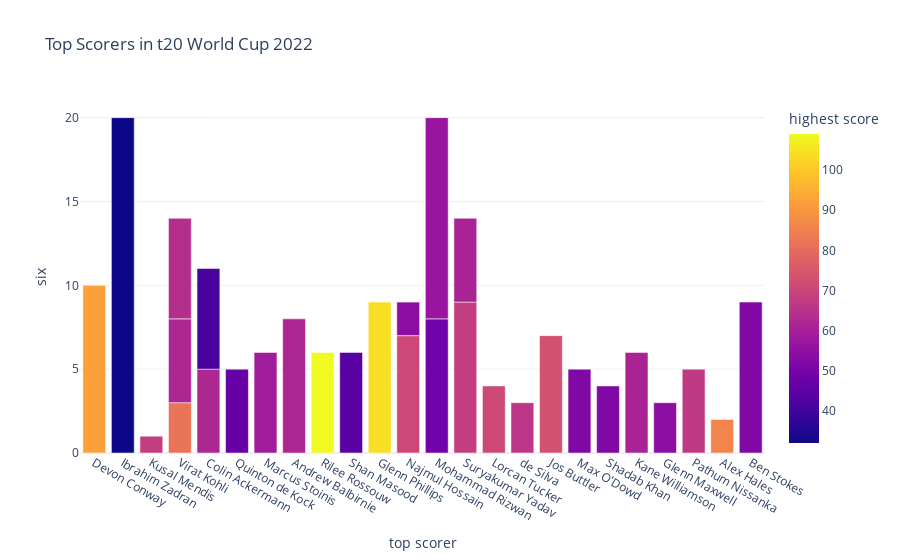

The notebook cell saved with this chart:
### Markdown cell above
the top scorers in the t20 world cup 2022:

### Code cell
figure = px.bar(data, 
                x=data["top scorer"], 
                y = data["six"], 
                color = data["highest score"],
                title="Top Scorers in t20 World Cup 2022")
figure.show()

### Figure 1 — Plotly figure (JSON) as saved in the notebook; plotly's stock layout.template omitted (floating-point values rounded to 4 significant figures)
{"data": [{"alignmentgroup": "True", "hovertemplate": "top scorer=%{x}<br>six=%{y}<br>highest score=%{marker.color}<extra></extra>", "legendgroup": "", "marker": {"color": [92, 32, 68, 82, 62, 47, 59, 62, null, 109, 62, 44, null, null, 104, 71, 49, 68, 71, 66, 73, 52, 64, 52, 61, 54, 67, 41, 54, 61, 57, 86, 52], "coloraxis": "coloraxis", "pattern": {"shape": ""}}, "name": "", "offsetgroup": "", "orientation": "v", "showlegend": false, "textposition": "auto", "type": "bar", "x": ["Devon Conway", "Ibrahim Zadran", "Kusal Mendis", "Virat Kohli", "Colin Ackermann", "Quinton de Kock", "Marcus Stoinis", "Andrew Balbirnie", null, "Rilee Rossouw", "Virat Kohli", "Shan Masood", null, null, "Glenn Phillips", "Najmul Hossain", "Mohammad Rizwan", "Suryakumar Yadav", "Lorcan Tucker", "de Silva", "Jos Buttler", "Max O'Dowd", "Virat Kohli", "Shadab Khan", "Kane Williamson", "Glenn Maxwell", "Pathum Nissanka", "Colin Ackermann", "Najmul Hossain", "Suryakumar Yadav", "Mohammad Rizwan", "Alex Hales", "Ben Stokes"], "xaxis": "x", "y": [10, 20, 1, 3, 5, 5, 6, 8, 2, 6, 5, 6, 7, 8, 9, 7, 8, 9, 4, 3, 7, 5, 6, 4, 6, 3, 5, 6, 2, 5, 12, 2, 9], "yaxis": "y"}], "layout": {"barmode": "relative", "coloraxis": {"colorbar": {"title": {"text": "highest score"}}, "colorscale": [[0, "#0d0887"], [0.1111, "#46039f"], [0.2222, "#7201a8"], [0.3333, "#9c179e"], [0.4444, "#bd3786"], [0.5556, "#d8576b"], [0.6667, "#ed7953"], [0.7778, "#fb9f3a"], [0.8889, "#fdca26"], [1, "#f0f921"]]}, "legend": {"tracegroupgap": 0}, "title": {"text": "Top Scorers in t20 World Cup 2022"}, "xaxis": {"anchor": "y", "domain": [0, 1], "title": {"text": "top scorer"}}, "yaxis": {"anchor": "x", "domain": [0, 1], "title": {"text": "six"}}}}
